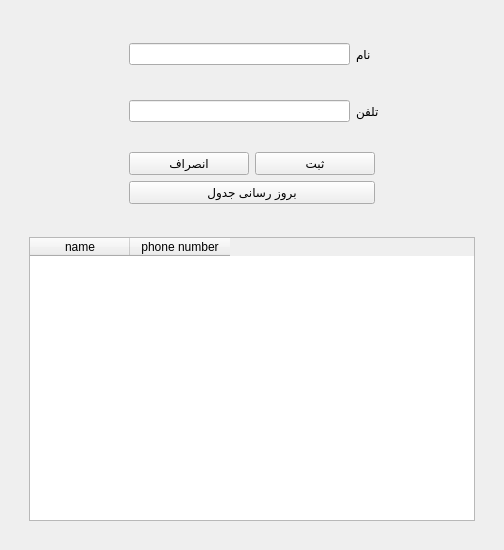
<?xml version="1.0" encoding="UTF-8"?>
<ui version="4.0">
 <class>PhoneBookView</class>
 <widget class="QWidget" name="PhoneBookView">
  <property name="geometry">
   <rect>
    <x>0</x>
    <y>0</y>
    <width>504</width>
    <height>550</height>
   </rect>
  </property>
  <property name="windowTitle">
   <string>Phone Book</string>
  </property>
  <layout class="QVBoxLayout" name="verticalLayout">
   <item>
    <widget class="QWidget" name="widget" native="true">
     <layout class="QVBoxLayout" name="verticalLayout_2" stretch="2,3">
      <item>
       <widget class="QWidget" name="widget_3" native="true">
        <layout class="QVBoxLayout" name="verticalLayout_3" stretch="1,1,1">
         <item>
          <widget class="QWidget" name="widget_4" native="true">
           <layout class="QHBoxLayout" name="horizontalLayout_2" stretch="6,3">
            <property name="leftMargin">
             <number>100</number>
            </property>
            <item>
             <widget class="QLineEdit" name="name"/>
            </item>
            <item>
             <widget class="QLabel" name="label">
              <property name="text">
               <string>نام</string>
              </property>
              <property name="textFormat">
               <enum>Qt::AutoText</enum>
              </property>
              <property name="alignment">
               <set>Qt::AlignRight|Qt::AlignTrailing|Qt::AlignVCenter</set>
              </property>
             </widget>
            </item>
           </layout>
          </widget>
         </item>
         <item>
          <widget class="QWidget" name="widget_5" native="true">
           <layout class="QHBoxLayout" name="horizontalLayout" stretch="6,3">
            <property name="leftMargin">
             <number>100</number>
            </property>
            <item>
             <widget class="QLineEdit" name="phone_number"/>
            </item>
            <item>
             <widget class="QLabel" name="label_2">
              <property name="text">
               <string>تلفن</string>
              </property>
              <property name="alignment">
               <set>Qt::AlignRight|Qt::AlignTrailing|Qt::AlignVCenter</set>
              </property>
             </widget>
            </item>
           </layout>
          </widget>
         </item>
         <item>
          <widget class="QWidget" name="widget_6" native="true">
           <layout class="QGridLayout" name="gridLayout">
            <property name="leftMargin">
             <number>100</number>
            </property>
            <property name="rightMargin">
             <number>100</number>
            </property>
            <item row="0" column="0">
             <widget class="QPushButton" name="cancel">
              <property name="text">
               <string>انصراف</string>
              </property>
             </widget>
            </item>
            <item row="0" column="1">
             <widget class="QPushButton" name="save">
              <property name="text">
               <string>ثبت</string>
              </property>
             </widget>
            </item>
            <item row="1" column="0" colspan="2">
             <widget class="QPushButton" name="update">
              <property name="text">
               <string>بروز رسانی جدول</string>
              </property>
             </widget>
            </item>
           </layout>
          </widget>
         </item>
        </layout>
       </widget>
      </item>
      <item>
       <widget class="QWidget" name="widget_2" native="true">
        <layout class="QVBoxLayout" name="verticalLayout_4">
         <item>
          <widget class="QTableWidget" name="tableWidget">
           <property name="cornerButtonEnabled">
            <bool>true</bool>
           </property>
           <property name="rowCount">
            <number>0</number>
           </property>
           <column>
            <property name="text">
             <string>name</string>
            </property>
           </column>
           <column>
            <property name="text">
             <string>phone number</string>
            </property>
           </column>
          </widget>
         </item>
        </layout>
       </widget>
      </item>
     </layout>
    </widget>
   </item>
  </layout>
 </widget>
 <resources/>
 <connections/>
</ui>
